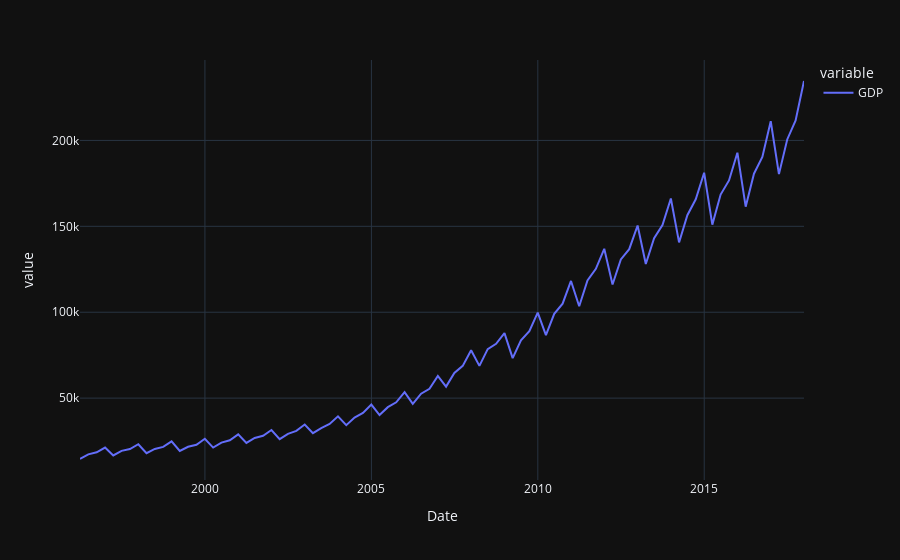

The cell this chart's notebook holds for it:
### Markdown cell above
Create the time series plot and the correlogram. Comment on their appearance.

### Code cell
# Plot the Time Series
fig = px.line(gdpchina['GDP'], template = 'plotly_dark')
fig.show()

# Plot the ACF (Correlogram)
from statsmodels.graphics.tsaplots import plot_acf

plt.figure(figsize=(8, 5))
plot_acf(gdpchina['GDP'], lags=40)
plt.title("ACF of Apple Closing Prices")
plt.show()
